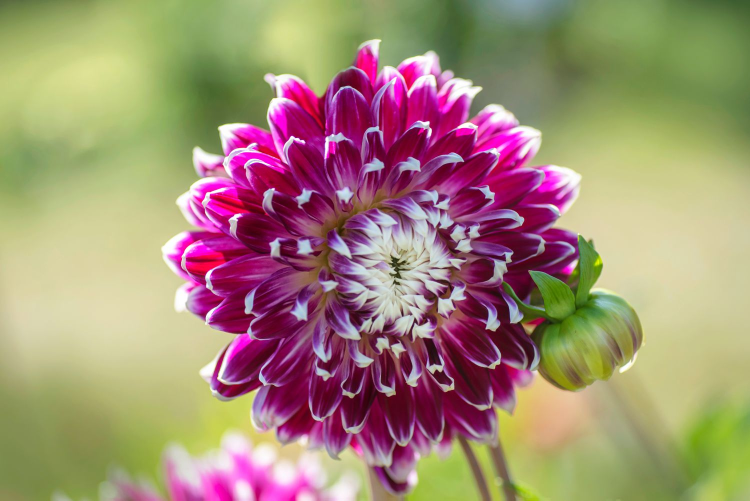
#> input picture 7thSemLab/DIP/images/flower.jpg, 1500 x 1001 px (shown at 1/2 size)
$ jupyter execute Question4.ipynb
#> lines starting #> are read from the running program, lines starting #| are printed output that depends on the picture
[cell 1]
import cv2
import numpy as np
import matplotlib.pyplot as plt

img = cv2.imread('./images/flower.jpg', 0)
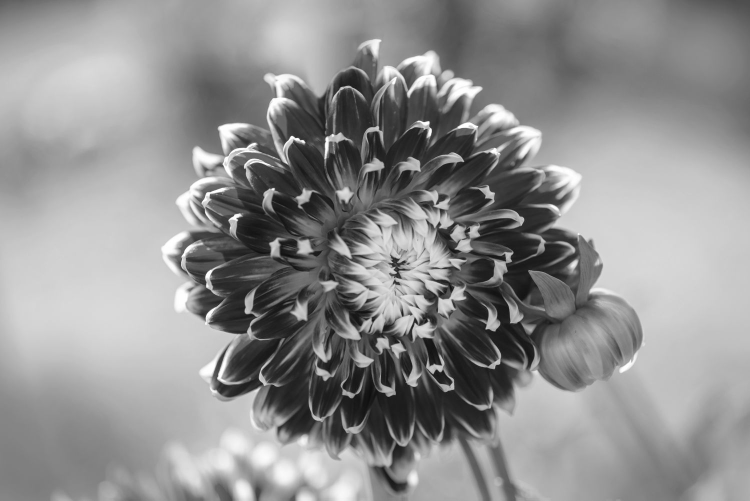
#> img: shape (1001, 1500) (shown at 1/2 size); min 10, max 255, mean 144.1
min_intensity = np.min(img)
#> min_intensity = 10
max_intensity = np.max(img)
#> max_intensity = 255
stretched_img = (((img - min_intensity) / (max_intensity - min_intensity) * 255).astype(np.uint8))

hist_original = cv2.calcHist([img], [0], None, [256], [0, 256])
#> hist_original = 256 values, max 17710 at index 205, min 0 at index 0, mean 5865.2
hist_stretched = cv2.calcHist([stretched_img], [0], None, [256], [0, 256])
#> hist_stretched = 256 values, max 17710 at index 202, min 0 at index 1, mean 5865.2
equalized_img = cv2.equalizeHist(img)
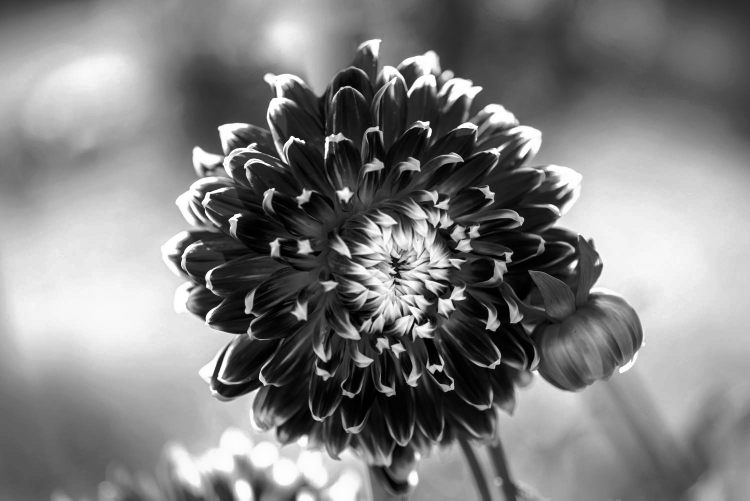
#> equalized_img: shape (1001, 1500) (shown at 1/2 size); min 0, max 255, mean 128.3
hist_equalized_img = cv2.calcHist([equalized_img], [0], None, [256], [0, 256])
#> hist_equalized_img = 256 values, max 17710 at index 225, min 0 at index 10, mean 5865.2

plt.figure(figsize=(12, 8))

plt.subplot(231)
plt.title('Original Image')
plt.imshow(img)
plt.axis('off')

plt.subplot(232)
plt.title('Stretched Image')
plt.imshow(stretched_img)
plt.axis('off')


plt.subplot(233)
plt.title('Equalized Image')
plt.imshow(equalized_img)
plt.axis('off')

plt.subplot(234)
plt.title('Histogram (Original)')
plt.plot(hist_original)
plt.xlim([0, 256])

plt.subplot(235)
plt.title('Histogram (Stretched)')
plt.plot(hist_stretched)
plt.xlim([0, 256])

plt.subplot(236)
plt.title('Histogram (Equalized)')
plt.plot(hist_equalized_img)
plt.xlim([0, 256])

plt.tight_layout()
plt.show()
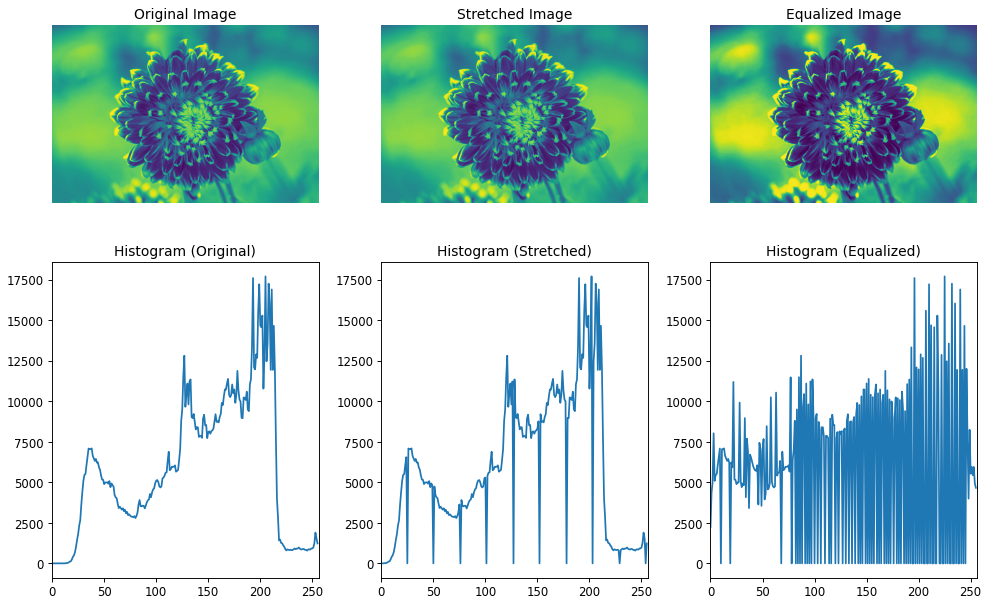
#> figure drawn by matplotlib, 6 panels; panel 4: curve peaks at x = 205, y = 17710; panel 5: curve peaks at x = 202, y = 17710; panel 6: curve peaks at x = 225, y = 17710

$ run again, with 7thSemLab/DIP/images/penguin.jpeg copied over 7thSemLab/DIP/images/flower.jpg
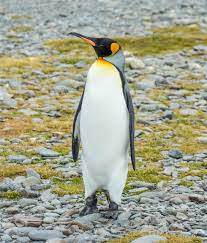
#> input picture 7thSemLab/DIP/images/penguin.jpeg, 207 x 243 px
#> `img = cv2.imread('./images/flower.jpg', 0)`:
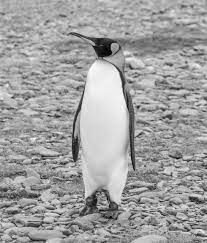
#> img: shape (243, 207); min 0, max 255, mean 160.5
#> min_intensity = 0
#> max_intensity = 255
#> hist_original = 256 values, max 668 at index 169, min 0 at index 250, mean 196.5
#> hist_stretched has the same summary as hist_original
#> `equalized_img = cv2.equalizeHist(img)`:
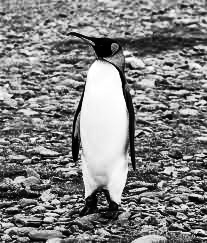
#> equalized_img: shape (243, 207); min 0, max 255, mean 128.4
#> hist_equalized_img = 256 values, max 668 at index 141, min 0 at index 41, mean 196.5
